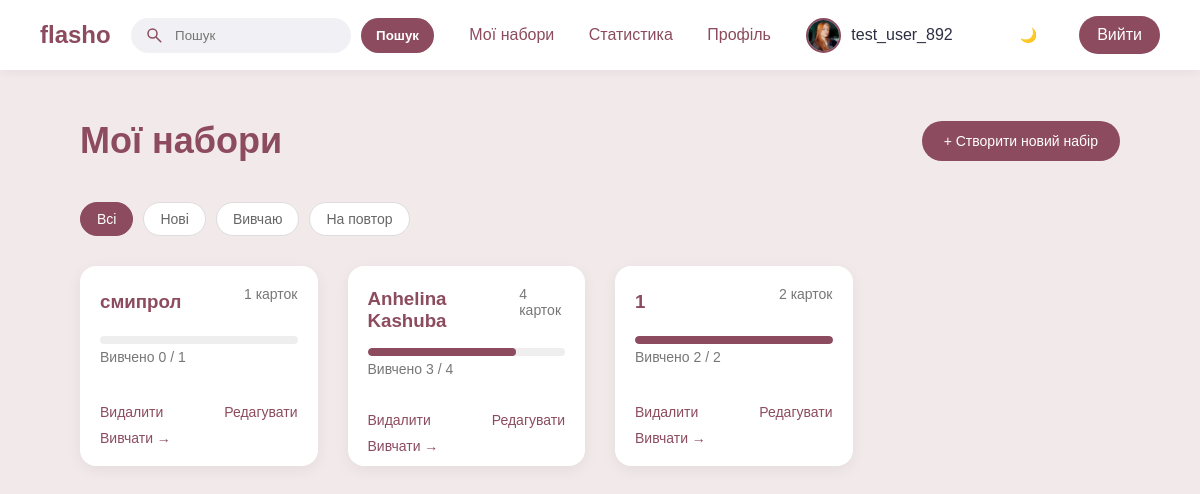
The app's page /dashboard (signed in) with its own data.
### tables this page shows
CREATE TABLE users(
        id INTEGER PRIMARY KEY AUTOINCREMENT,
        username TEXT NOT NULL,
        email TEXT UNIQUE NOT NULL,
        password TEXT NOT NULL,
        avatar TEXT
    , language TEXT DEFAULT 'uk');

CREATE TABLE sets(
        id INTEGER PRIMARY KEY AUTOINCREMENT,
        user_id INTEGER NOT NULL,
        name TEXT NOT NULL,
        description TEXT,
        created_date TEXT DEFAULT CURRENT_DATE,
        cards_count INTEGER DEFAULT 0,
        FOREIGN KEY (user_id) REFERENCES users (id)
    );

### app.py (the view)
@app.route("/dashboard")
@login_required
def dashboard():
    user = get_user_or_404()
    if not user:
        return redirect(url_for("login"))
    search_query = request.args.get("search", "").strip()
    filter_type = request.args.get("filter", "all")  # all, new, learning, due
    try:
        conn = get_db()
        query = """
            SELECT s.*,
                   COUNT(c.id) as cards_count,
                   COUNT(CASE WHEN p.learned = 1 THEN 1 END) as learned_cards,
                   COUNT(CASE WHEN p.next_review IS NOT NULL AND p.next_review <= date('now') THEN 1 END) as due_cards
            FROM sets s
            LEFT JOIN cards c ON s.id = c.set_id
            LEFT JOIN progress p ON c.id = p.card_id AND p.user_id = ?
            WHERE s.user_id = ?
            GROUP BY s.id
        """
        params = [session["user_id"], session["user_id"]]
        if search_query:
            query += " HAVING s.name LIKE ?"
            params.append(f"%{search_query}%")
        query += " ORDER BY s.created_date DESC"
        sets = conn.execute(query, params).fetchall()
        if filter_type == "new":
            sets = [s for s in sets if s["learned_cards"] == 0]
        elif filter_type == "learning":
            sets = [s for s in sets if 0 < s["learned_cards"] < s["cards_count"]]
        elif filter_type == "due":
            sets = [s for s in sets if s["due_cards"] > 0]
        conn.close()
        return render_template("dashboard.html",
                             username=session["username"],
                             user=user,
                             sets=sets,
                             search_query=search_query,
                             filter_type=filter_type)
    except sqlite3.Error as e:
        flash(f"Помилка бази даних: {str(e)}", "danger")
        return redirect(url_for("index"))

### app.py (called while the page is built, shortened)
def jinja_escape(value, strategy=None):
    if strategy is None or strategy == 'html':
        return _escape(value)

def translate_text(text):
    lang = session.get("language", "uk")
    if lang == "uk":
        return text
    return translations.get(text, {}).get(lang, text)

def generate_csrf_token():
    if "csrf_token" not in session:
        session["csrf_token"] = secrets.token_hex(16)
    return session["csrf_token"]

@app.before_request
def protect_csrf():
    if request.method == "POST" and not request.path.startswith("/api/"):
        token = session.get("csrf_token")
        form_token = request.form.get("csrf_token")
        if not token or not form_token or token != form_token:
            flash("Недійсний CSRF токен.", "danger")
            return redirect(request.referrer or url_for("index"))

@app.context_processor
def inject_language():
    return {
        "_": translate_text,
        "lang": session.get("language", "uk"),
        "csrf_token": generate_csrf_token()
    }

def login_required(f):
    @wraps(f)
    def decorated_function(*args, **kwargs):
        if "user_id" not in session:
            flash("Будь ласка, увійдіть в систему", "warning")
            return redirect(url_for("login"))
        return f(*args, **kwargs)
    return decorated_function

def get_user_or_404():
    if "user_id" not in session:
        return None
    try:
        conn = get_db()
        user = conn.execute("SELECT * FROM users WHERE id=?", (session["user_id"],)).fetchone()
        conn.close()
        if not user:
            session.clear()
            return None
        return user
    except sqlite3.Error as e:
        flash(f"Помилка бази даних: {str(e)}", "danger")
        return None

def get_db():
    conn = sqlite3.connect(DATABASE, timeout=30, check_same_thread=False)
    try:
        conn.execute('PRAGMA journal_mode=WAL')
    except sqlite3.OperationalError:
        pass
    try:
        conn.execute('PRAGMA busy_timeout=30000')
    except sqlite3.OperationalError:
        pass
    conn.row_factory = sqlite3.Row
    return conn

### templates/dashboard.html (shortened to what this page needs)
<!DOCTYPE html>
<html lang="{{ lang }}">
<head>
<link rel="stylesheet" href="{{ url_for('static', filename='style.css') }}">
</head>
{% import 'avatar_display.html' as avatar_macros %}
<body>
<header>
<div class="logo">flasho</div>
<div class="header-search">
    <div class="search-input-wrapper">
        <input id="dashboard-search" type="text" placeholder="{{ _('Пошук') }}" oninput="filterSets()" onkeypress="if (event.key === 'Enter') filterSets()">
    </div>
    <button class="search-btn" type="button" onclick="filterSets()">{{ _('Пошук') }}</button>
</div>
<nav>
<a href="{{ url_for('dashboard') }}">{{ _('Мої набори') }}</a>
<a href="{{ url_for('statistics') }}">{{ _('Статистика') }}</a>
<a href="{{ url_for('profile') }}">{{ _('Профіль') }}</a>
</nav>
<div class="auth-buttons">
<div class="user-info">
{{ avatar_macros.render_avatar(user.avatar, user.username, 'small') }}
<span class="username">{{ username }}</span>
</div>
<button class="dark-toggle" onclick="toggleDarkMode()" title="{{ _('Темна тема') }}">🌙</button>
<a href="{{ url_for('logout') }}" class="logout-btn">{{ _('Вийти') }}</a>
</div>
</header>
<section class="dashboard">
<div class="dashboard-top">
<h1>{{ _('Мої набори') }}</h1>
<a href="{{ url_for('create_set') }}" class="create-btn">
{{ _('+ Створити новий набір') }}
</a>
</div>
<div class="dashboard-filters">
    <div class="filter-group">
        <a href="{{ url_for('dashboard', search=search_query, filter='all') }}"
           class="filter-btn {% if filter_type == 'all' %}active{% endif %}">
            {{ _('Всі') }}
        </a>
        <a href="{{ url_for('dashboard', search=search_query, filter='new') }}"
           class="filter-btn {% if filter_type == 'new' %}active{% endif %}">
            {{ _('Нові') }}
        </a>
        <a href="{{ url_for('dashboard', search=search_query, filter='learning') }}"
           class="filter-btn {% if filter_type == 'learning' %}active{% endif %}">
            {{ _('Вивчаю') }}
        </a>
        <a href="{{ url_for('dashboard', search=search_query, filter='due') }}"
           class="filter-btn {% if filter_type == 'due' %}active{% endif %}">
            {{ _('На повтор') }}
        </a>
    </div>
</div>
<div class="sets-grid" id="sets-grid">
{% for set in sets %}
<div class="set-card">
<div class="card-header">
<h3>{{ set.name }}</h3>
<p>{{ set.cards_count }} {{ _('карток') }}</p>
</div>
<div class="card-progress">
{% if set.cards_count > 0 %}
{% set percent = (set.learned_cards / set.cards_count * 100)|int %}
<div class="progress-bar">
    <div class="progress" style="--progress-width: {{ percent }}%; width: var(--progress-width);"></div>
</div>
<p class="progress-text">
{{ _('Вивчено') }} {{ set.learned_cards }} / {{ set.cards_count }}
</p>
{% else %}
<div class="progress-bar">
    <div class="progress" style="width: 0%;"></div>
</div>
<p class="progress-text">{{ _('Додайте картки') }}</p>
{% endif %}
</div>
<div class="set-actions">
    <form method="POST" action="{{ url_for('delete_set', set_id=set.id) }}" class="inline-delete" id="delete-form-{{ set.id }}" data-confirm-message="{{ _('Видалити набір?')|e('html') }}">
        <button type="button" class="delete-button" onclick="confirmDelete(event)">{{ _('Видалити') }}</button>
    </form>
<a href="{{ url_for('edit_set', set_id=set.id) }}">
{{ _('Редагувати') }}
</a>
<a href="{{ url_for('study_set', set_id=set.id) }}">
{{ _('Вивчати →') }}
</a>
</div>
</div>
{% endfor %}
</div>
</section>
</body>
</html>

### templates/avatar_display.html
{% macro render_avatar(avatar, username, size='small') %}
    {% if avatar %}
        {% if avatar.startswith('default_') %}
            <span class="avatar-emoji avatar-{{ size }}">
                {%- if 'flamingo' in avatar %}🦩{%- elif 'owl' in avatar %}🦉{%- elif 'penguin' in avatar %}🐧{%- elif 'giraffe' in avatar %}🦒{%- elif 'panda' in avatar %}🐼{%- elif 'bear' in avatar %}🐻{%- elif 'lion' in avatar %}🦁{%- elif 'parrot' in avatar %}🦜{%- elif 'frog' in avatar %}🐸{%- elif 'raccoon' in avatar %}🦝{%- elif 'llama' in avatar %}🦙{%- elif 'butterfly' in avatar %}🦋{%- else %}😊{%- endif %}
            </span>
        {% else %}
            <img src="{{ url_for('static', filename='uploads/' + avatar) }}" alt="Avatar" class="avatar-img avatar-{{ size }}">
        {% endif %}
    {% else %}
        <div class="avatar-placeholder avatar-{{ size }}">
            <span>{{ username[0]|upper }}</span>
        </div>
    {% endif %}
{% endmacro %}

### records on screen
users: avatar (picture), username "test_user_892"
sets: name "смипрол", cards_count "1", learned_cards "0"
sets: name "Anhelina Kashuba", cards_count "4", {{ percent }} 75 (drawn), learned_cards "3"
sets: name "1", cards_count "2", {{ percent }} 100 (drawn), learned_cards "2"
